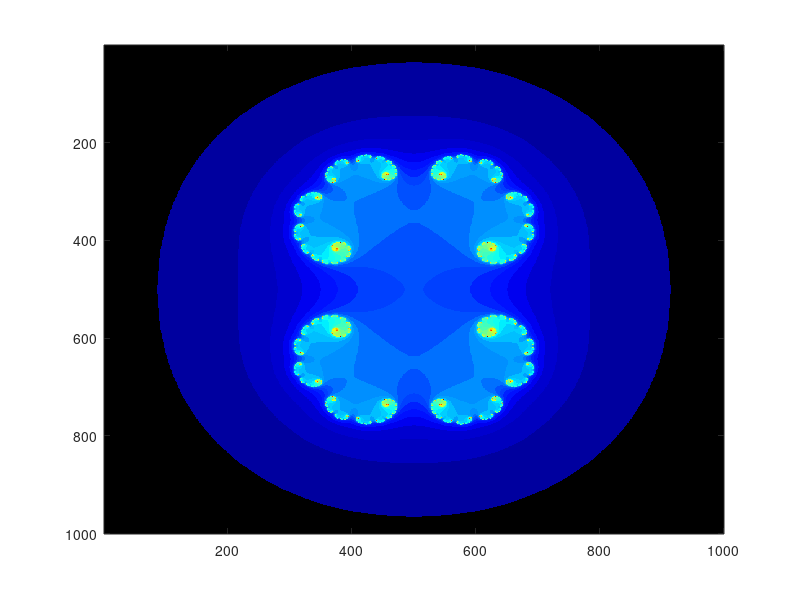

Write MATLAB code to recreate this figure.
function colorjulia1
% Julia set fractal
% formula zn= z^2+c, where c=0.36

% ouput image resolution, WIDTHxHEIGHT
WIDTH = 1000; %number of points in x axis
HEIGHT = 1000; %number of points in y axis

% fractal x y range
Y_MIN = -2;
Y_MAX = 2;
X_MIN = -2;
X_MAX = 2;

MAX_ITERATION = 200;

% Generate linearly spaced points from X_MIN to X_MAX
x = linspace(X_MIN, X_MAX, WIDTH);
% Generate linearly spaced points from Y_MIN to Y_MAX
y = linspace(Y_MIN, Y_MAX, HEIGHT);

% Allocate space for output
juliaz = zeros(HEIGHT, WIDTH);
z = 0+0i;
c = 0.36;
h_wait = waitbar(0,'Please  wait...');

tic %start timer
for m = 1:WIDTH
    for n = 1:HEIGHT
         k = 1;
         z = x(m)+y(n)*i;
         while (k < MAX_ITERATION) && (abs(z) < 100)
            z = z^2+c;
            k = k+1;
         end
         juliaz(n,m) = k;    
    end
    waitbar(m/WIDTH, h_wait);
end 
toc  %stop time

close(h_wait);
min_z = min(juliaz(:));
max_z = max(juliaz(:));
cmap = autumn(max_z);

if abs(z) > 100
   ifdiverge = colormap('jet');
   ifdiverge(1,:) = [0 0 0];
   colormap(ifdiverge);
else
    colormap(cmap);
end
imagesc(juliaz);
imwrite(juliaz,cmap,'colorjulia1.png','png');
end